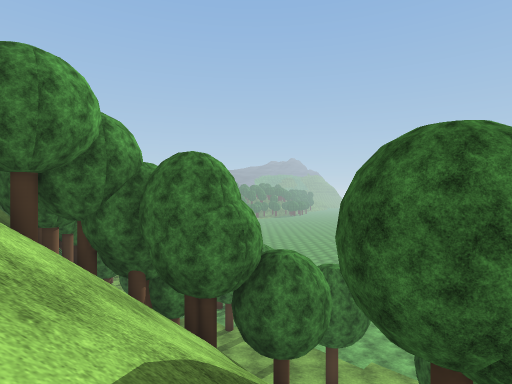
View 1 (above)

24 first-person views from a walk through a scene from a Unity 3-D project. The camera is 1.2 m above the floor, looks level and sees 80° across. The floor is counted in squares, 2.57 m on a side. Each view is taken from the middle of a square. On the plan, view 1 faces up. The plan holds only what a view shows up to about 9 squares ahead; the rest is blank. The place goes on beyond the plan. Some trees and plants on the terrain are drawn as simple stand-ins. The player is left out. Some surface patterns are stand-ins.

View 2
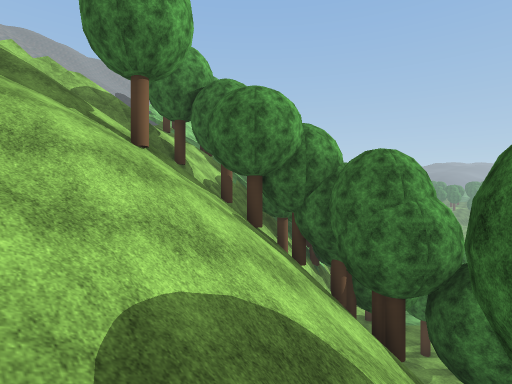

View 3
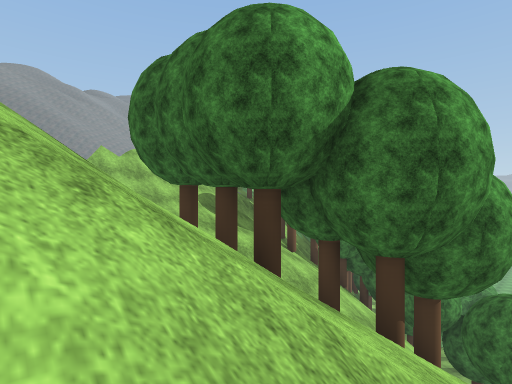

View 4
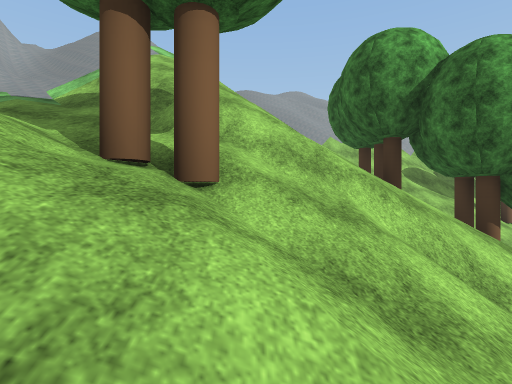

View 5
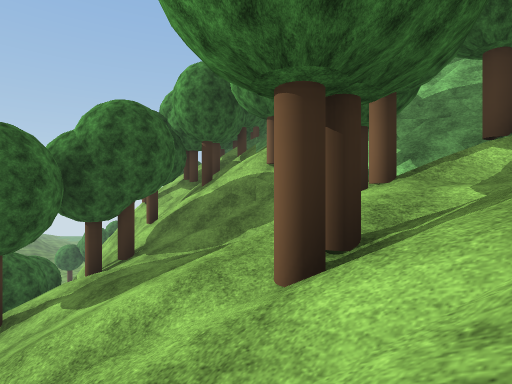

View 6
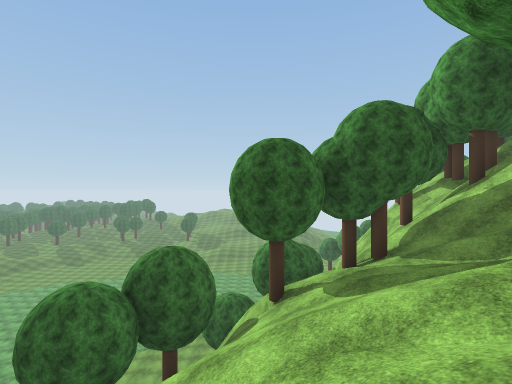

View 7
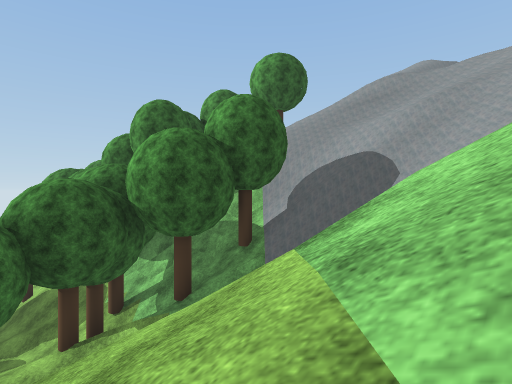

View 8
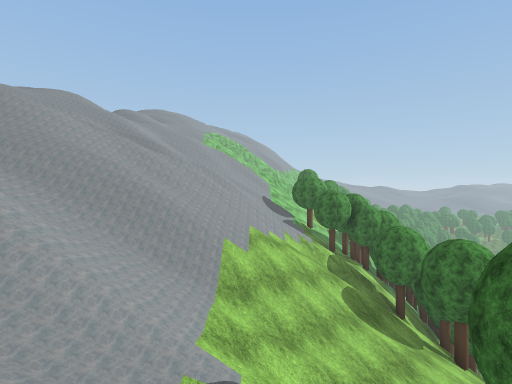

View 9
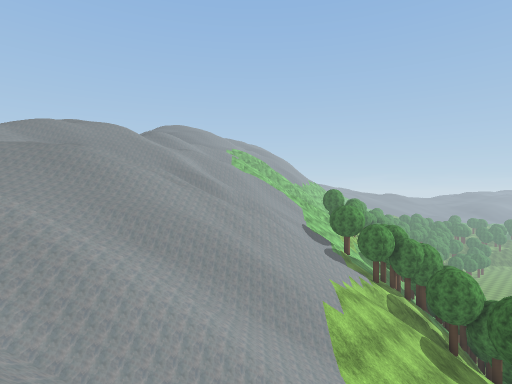

View 10
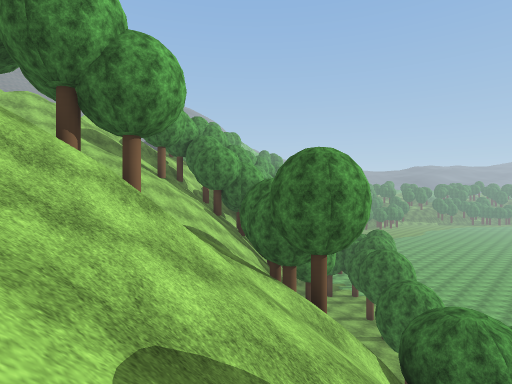

View 11
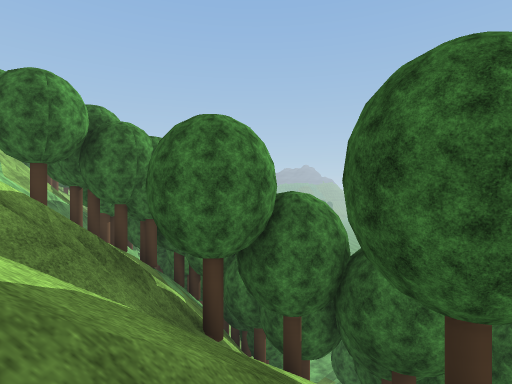

View 12
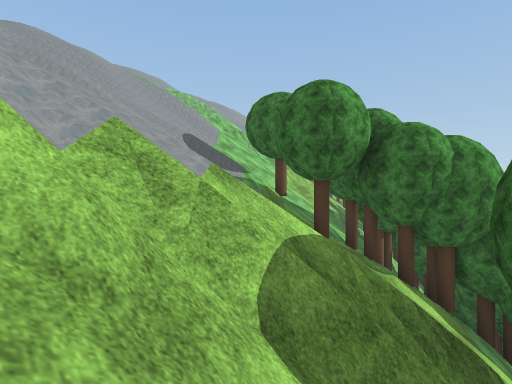

View 13
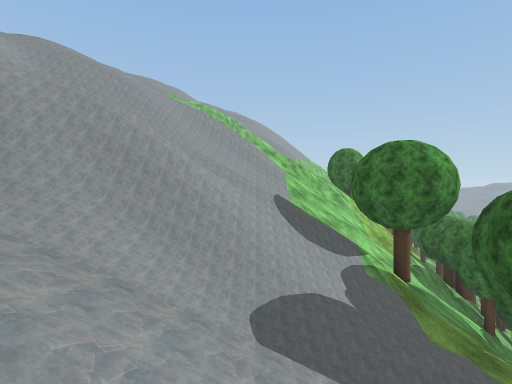

View 14
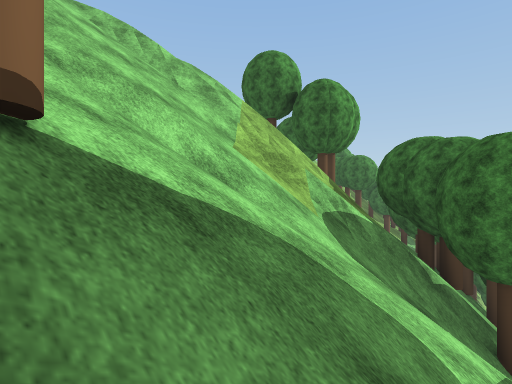

View 15
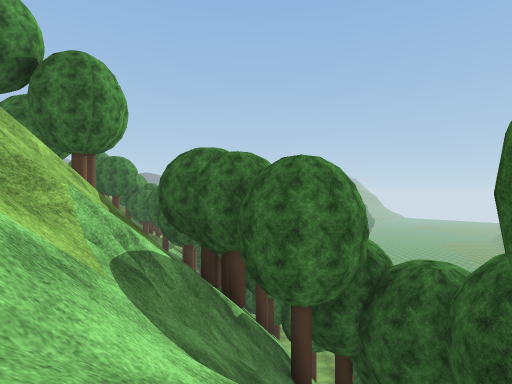

View 16
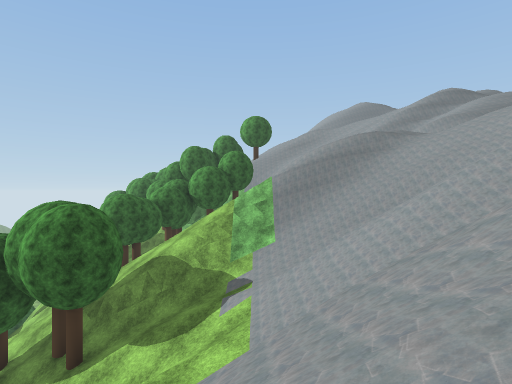

View 17
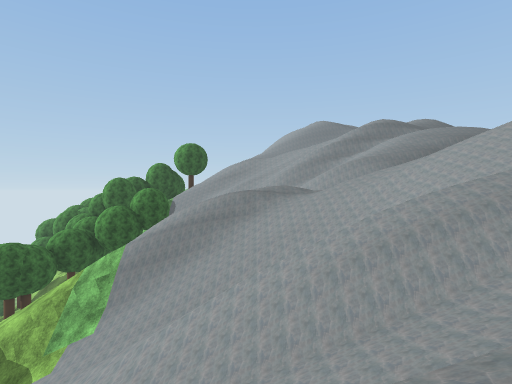

View 18
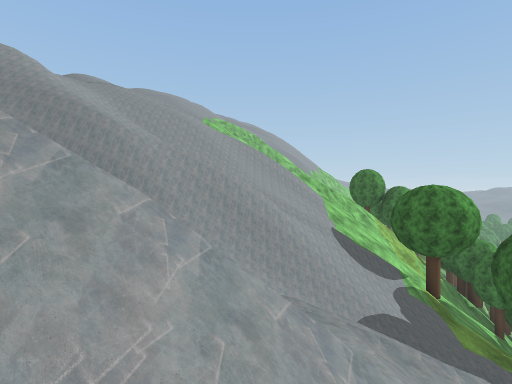

View 19
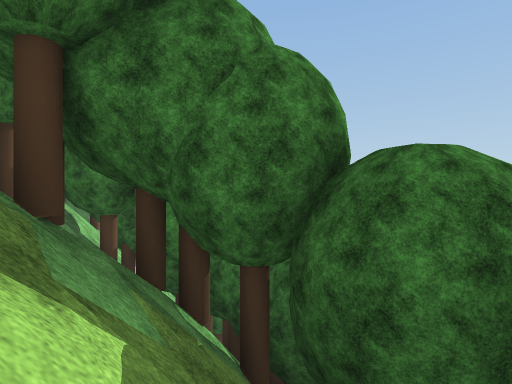

View 20
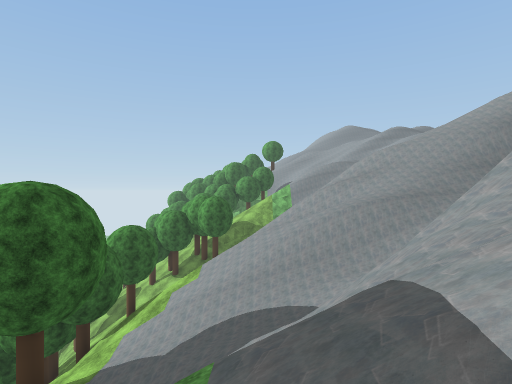

View 21
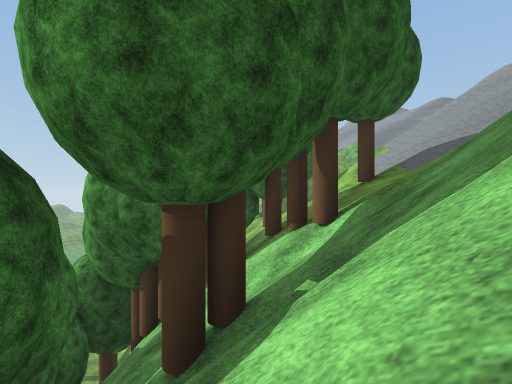

View 22
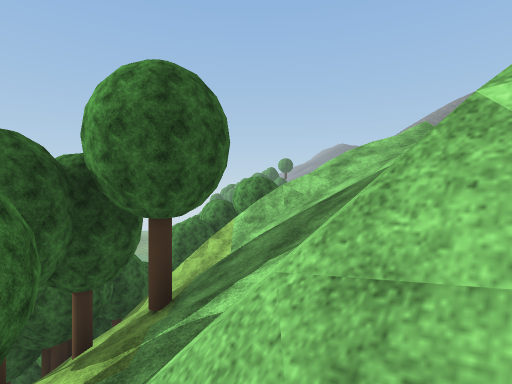

View 23
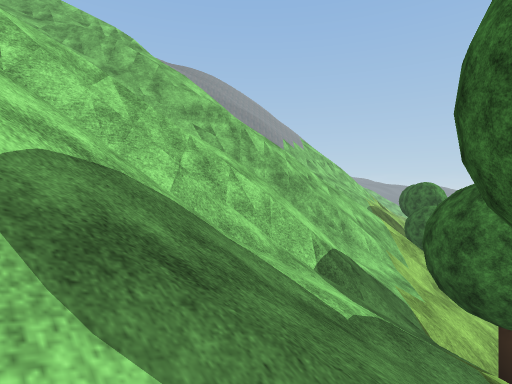

View 24
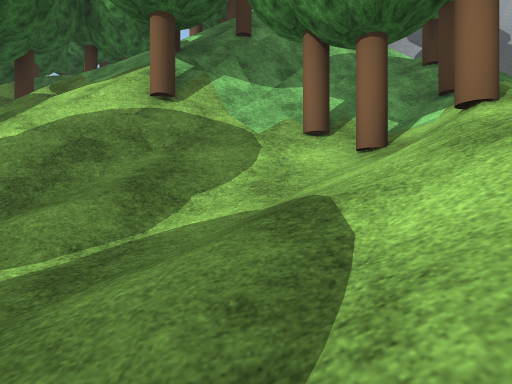

### Floor plan
Key: @ floor where view 1 was taken; # wall or solid block; x gap in a wall; . main floor; : floor 10.5 m higher than the main floor; + floor 12.75 m higher than the main floor; * floor 16 m higher than the main floor; % floor 17.75 m higher than the main floor; & floor 28.75 m higher than the main floor; $ floor 31.25 m higher than the main floor; / step, stairs or slope; = window, fence, low wall or low ledge; v drop or lower ground; O other object.
Columns run from 25 left of view 1 to 9 right of it. Each row starts with its distance up from view 1.
 15    #==///OO /OOO
 14 #==== ==///%/ Ov
 13 ===#  x//O///*OOO
 12 ==   &//////=%OOOO
 11      /////=##// OOO
 10         //##////O O    O.
  9         ////////O/OO   ... ...
  8         //////////OO#   ......
  7         //=///O/OOOOO      O
  6         /=//////////OOOO#  ..
  5        //=//////O///v:OOOO# O
  4        ##//////////O//O//O
  3        ==/ /#/////#/ /////
  2        ////v#/#=/////O////OO ##
  1          //#//=///////////  O/O
  0          /=  ////////////@/ ///
 -1              //=///////   O /// O
 -2              #//////////OOO//// OO
 -3              //////////OOO////// O
 -4             /////=/////==///////+v
 -5             ////=/////==////O/////
 -6             $/////////=///=/O////Ox
 -7             ////#////=#//=//O//////
 -8                //////v///////O##//O
 -9                 /////===////O##O/O/
-10                 /////==// ####OO//O
-11                 /// &/// ####v O  O
-12                      =   =v//  O OO

Positions as (right, up) in squares from view 1, and headings:
1: (0, 0), facing up
2: (1, 0), facing up-left
3: (2, -5), facing up-left
4: (5, -5), facing left
5: (2, -4), facing down-right
6: (2, -4), facing right
7: (-2, -6), facing down-right
8: (-2, -6), facing up-left
9: (-3, -8), facing up-left
10: (6, -3), facing up-left
11: (-5, 0), facing up
12: (-6, 1), facing up-left
13: (-9, 1), facing up-left
14: (-10, 7), facing up-left
15: (-11, 8), facing up
16: (-8, -1), facing down-right
17: (-10, -4), facing down-right
18: (-9, -1), facing up-left
19: (-6, 5), facing up
20: (-13, 6), facing down-right
21: (-11, 10), facing down-right
22: (-19, 15), facing down-right
23: (-16, 11), facing up-left
24: (5, -5), facing down
